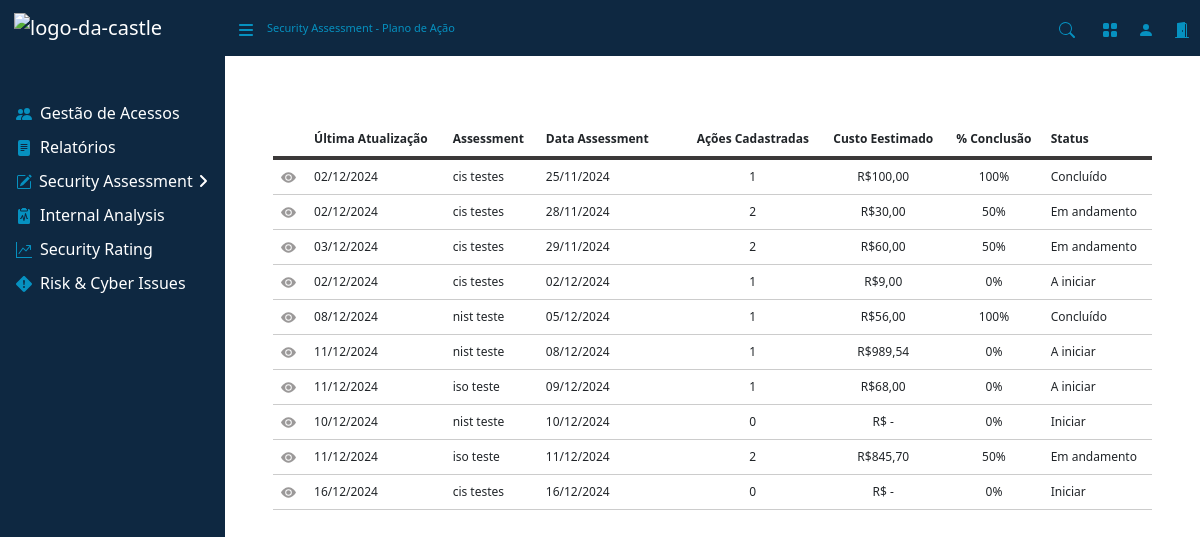
Page /planodeacao/ on the earlier database version.
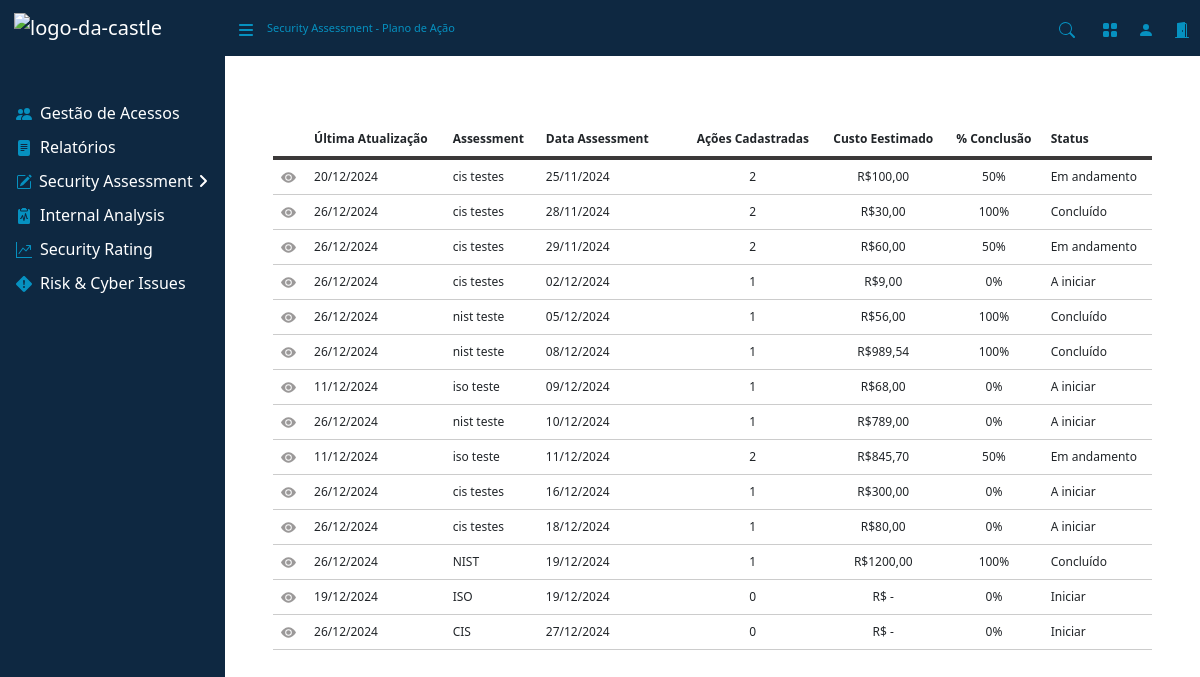
Same page on the later database version.
### assessment/models.py (models this page shows, shortened)
class PlanoAcaoModel(models.Model):
    CONCLUIDO = 'Concluído'
    ANDAMENTO = 'Andamento'
    INICIAR = 'Iniciar'
    CRITERIO_CHOICES = [
        (CONCLUIDO, 'Concluído'),
        (ANDAMENTO, 'Andamento'),
        (INICIAR, 'Iniciar'),
    ]
    assessment = models.ForeignKey(AssessmentModel, on_delete=models.CASCADE, related_name='plano_acao_model')
    data_upload = models.DateField(auto_now_add=True)
    nome = models.CharField(max_length=255)
    data_assess = models.DateField()
    acoes_cad = models.IntegerField()
    custo_estimado = models.FloatField()
    conclusao = models.FloatField()
    status = models.CharField(max_length=20, choices=CRITERIO_CHOICES)

### assessment/views/plano_acao.py (the view)
# urls.py: path('planodeacao/', views.PlanodeAcao.as_view(), name='planodeacao'),
class PlanodeAcao(View):
    template_name = 'paginas/plano_acao.html'
    def get(self, request):
        acoes = PlanoAcaoModel.objects.all()
        return render(request, self.template_name, { 'acoes': acoes })

### assessment/templates/paginas/plano_acao.html (shortened to what this page needs)
{% extends 'base.html' %}
{% load static %}
{% block nav %}
    <div class="d-none d-md-inline-block sb-sidenav-menu-heading font-small" style="color: #0691c0;">
        Security Assessment - Plano de Ação
    </div>
{% endblock %}
{% block content %}
<main>
    <div class="table-responsive font-middle px-5">
        <table class="table">
            <thead>
                <tr>
                    <th scope="col"></th>
                    <th scope="col">Última Atualização</th>
                    <th scope="col" class="col-lg">Assessment</th>
                    <th scope="col" class="col-2">Data Assessment</th>
                    <th scope="col" style="text-align: center;">Ações Cadastradas</th>
                    <th scope="col" style="text-align: center;">Custo Eestimado</th>
                    <th scope="col" style="text-align: center;">% Conclusão</th>
                    <th scope="col">Status</th>
                </tr>
            </thead>
            <tbody>
                {% for acao in acoes %}
                <tr>
                    <td>
                        <div class="icon-container" style="display: flex; gap: 10px;">
                            <a href="{% url 'redirecionar_planodeacao' acao.id %}">
                                <span>
                                    <svg width="16" height="16" fill="currentColor" class="bi-gear-fill" viewBox="0 0 16 16">
                                        <path d="M10.5 8a2.5 2.5 0 1 1-5 0 2.5 2.5 0 0 1 5 0"/>
                                        <path d="M0 8s3-5.5 8-5.5S16 8 16 8s-3 5.5-8 5.5S0 8 0 8m8 3.5a3.5 3.5 0 1 0 0-7 3.5 3.5 0 0 0 0 7"/>
                                    </svg>
                                </span>
                            </a>
                        </div>
                    </td>
                    <td>{{ acao.data_upload|date:"d/m/Y" }}</td>
                    <td>{{ acao.nome }}</td>
                    <td>{{ acao.data_assess|date:"d/m/Y" }}</td>
                    <td style="text-align: center;">{{ acao.acoes_cad }}</td>
                    <td style="text-align: center;">
                        {% if acao.custo_estimado > 0 %}
                            R${{ acao.custo_estimado|floatformat:2 }}
                        {% else %}
                            R$ -
                        {% endif %}
                    </td>
                    <td style="text-align: center;">{{ acao.conclusao|floatformat:0 }}%</td>
                    <td>{{ acao.status }}</td>
                {% empty %}
                <tr>
                    <td colspan="9">Nenhuma avaliação registradas.</td>
                </tr>
                {% endfor %}
            </tbody>
        </table>
    </div>
</main>
{% endblock %}

Differences in the rows shown:
changed PlanoAcaoModel (number 1 of 14 on the later page): data_upload "02/12/2024" → "20/12/2024"; acoes_cad "1" → "2"; conclusao "100" → "50"; status "Concluído" → "Em andamento"
changed PlanoAcaoModel (number 2 of 14 on the later page): data_upload "02/12/2024" → "26/12/2024"; conclusao "50" → "100"; status "Em andamento" → "Concluído"
changed PlanoAcaoModel (number 3 of 14 on the later page): data_upload "03/12/2024" → "26/12/2024"
changed PlanoAcaoModel (number 4 of 14 on the later page): data_upload "02/12/2024" → "26/12/2024"
changed PlanoAcaoModel (number 5 of 14 on the later page): data_upload "08/12/2024" → "26/12/2024"
changed PlanoAcaoModel (number 6 of 14 on the later page): data_upload "11/12/2024" → "26/12/2024"; conclusao "0" → "100"; status "A iniciar" → "Concluído"
changed PlanoAcaoModel (number 8 of 14 on the later page): data_upload "10/12/2024" → "26/12/2024"; acoes_cad "0" → "1"; custo_estimado (not shown) → "789,00"; status "Iniciar" → "A iniciar"; custo_estimado "R$ -" → "R$"
changed PlanoAcaoModel (number 10 of 14 on the later page): data_upload "16/12/2024" → "26/12/2024"; acoes_cad "0" → "1"; custo_estimado (not shown) → "300,00"; status "Iniciar" → "A iniciar"; custo_estimado "R$ -" → "R$"
added PlanoAcaoModel: data_upload "26/12/2024", nome "cis testes", data_assess "18/12/2024", acoes_cad "1", custo_estimado "80,00", conclusao "0", status "A iniciar"
added PlanoAcaoModel: data_upload "26/12/2024", nome "NIST", data_assess "19/12/2024", acoes_cad "1", custo_estimado "1200,00", conclusao "100", status "Concluído"
added PlanoAcaoModel: data_upload "19/12/2024", nome "ISO", data_assess "19/12/2024", acoes_cad "0", custo_estimado "R$ -", conclusao "0", status "Iniciar"
added PlanoAcaoModel: data_upload "26/12/2024", nome "CIS", data_assess "27/12/2024", acoes_cad "0", custo_estimado "R$ -", conclusao "0", status "Iniciar"
